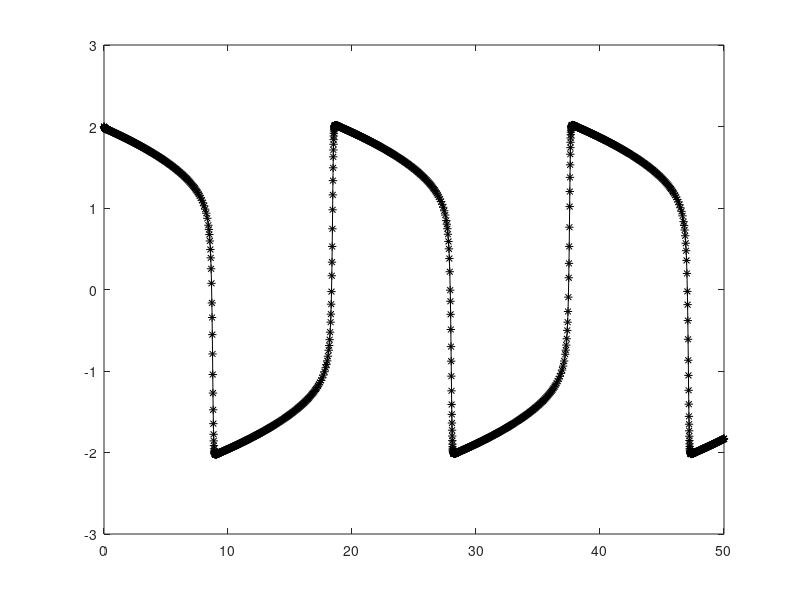

This figure's MATLAB source:
% solving van der Pol equation using Matlab's ode45 command

C = 10;

% the ODE rhs function as an "anonymous function".  Can also be an
% separate .m file.
f = @(t,u)  [u(2); ...
             -C*(u(1)^2 - 1).*u(2) - u(1)];

U0 = [2; -0.65];  % initial condition

[tt,YY] = ode45(f, [0 50], U0);

u1 = YY(:,1);
clf;
plot(tt, u1, 'k*-');

